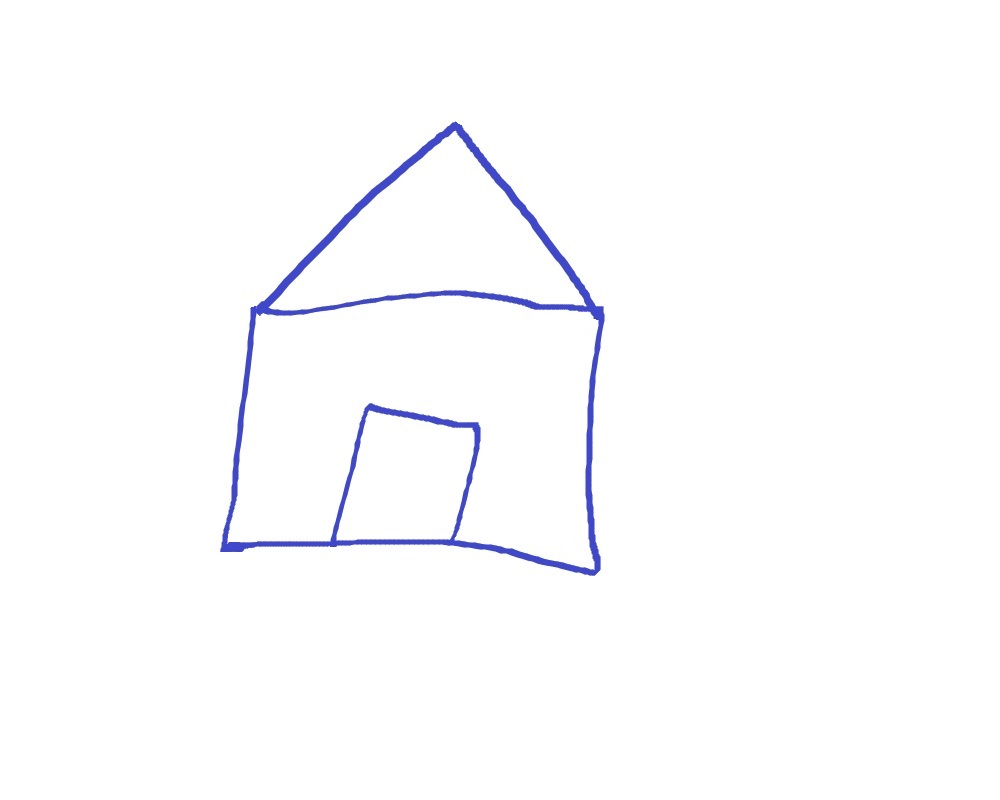
#> input picture images/house.jpg, 1000 x 800 px
$ jupyter execute 'Approximating Contours , Convex hull and Shape Matching.ipynb'
#> lines starting #> are read from the running program, lines starting #| are printed output that depends on the picture; after the words box and inside, x2 and y2 are one past the last pixel; in counts of white or black regions, pixels touching at a corner belong together; long printed decimals are rounded
[cell 1]
import numpy as np
import cv2

[cell 2]
img =cv2.imread('images/house.jpg')
#> img is the input picture: shape (800, 1000, 3); mean B, G, R 253.8, 252.1, 251.9
original_img = img.copy()
cv2.imshow('Original image',img)
cv2.waitKey(0)

gray = cv2.cvtColor(img , cv2.COLOR_BGR2GRAY)
ret , thresh = cv2.threshold(gray,127,255 , cv2.THRESH_BINARY_INV)
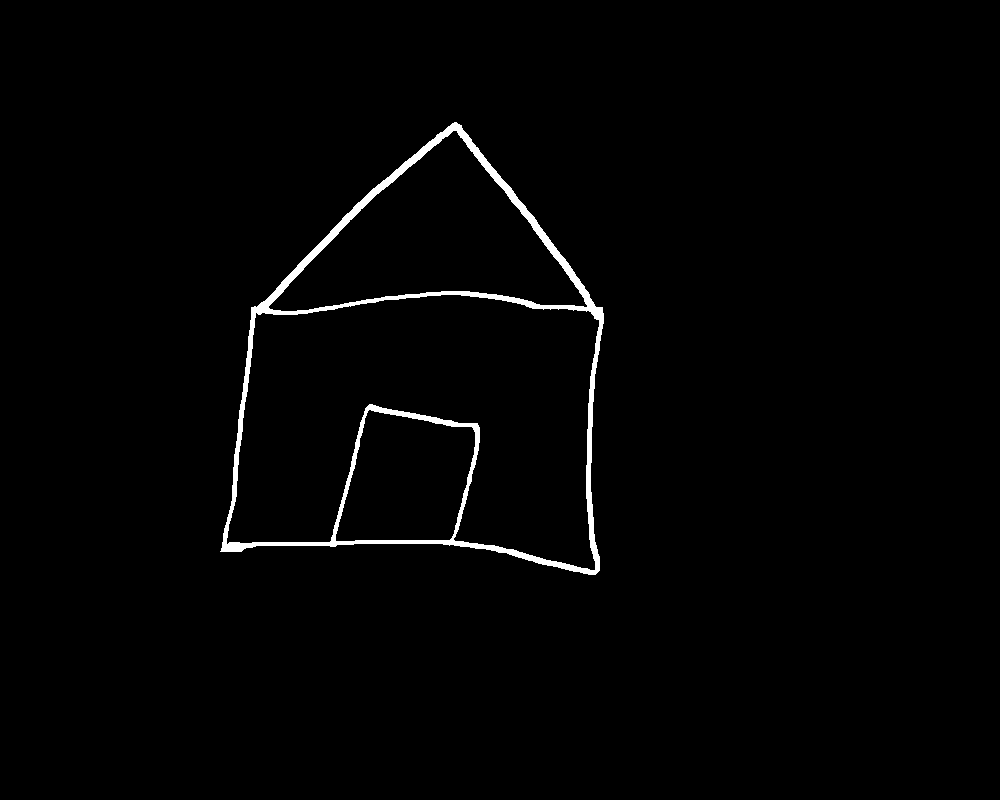
#> thresh: shape (800, 1000); 1.4% white; 1 white region

contours , hierarchy = cv2.findContours(thresh.copy() , cv2.RETR_LIST ,
                           cv2.CHAIN_APPROX_NONE)
#> contours = 4 contours; box (x1, y1, x2, y2) and area: (220, 122, 604, 575) 119856, (226, 294, 600, 571) 68692, (268, 130, 588, 312) 27820, (335, 409, 476, 542) 14092

for c in contours:
    x,y,w,h  = cv2.boundingRect(c)
    cv2.rectangle(original_img , (x,y) , (x+w , y+h) ,(0,255,0) ,2)
    cv2.imshow("Bounding rectangle" , original_img)
#> this loop made 4 passes
#> (x, y, w, h) on passes 1 to 4: (335, 409, 141, 133), (226, 294, 374, 277), (268, 130, 320, 182), (220, 122, 384, 453)
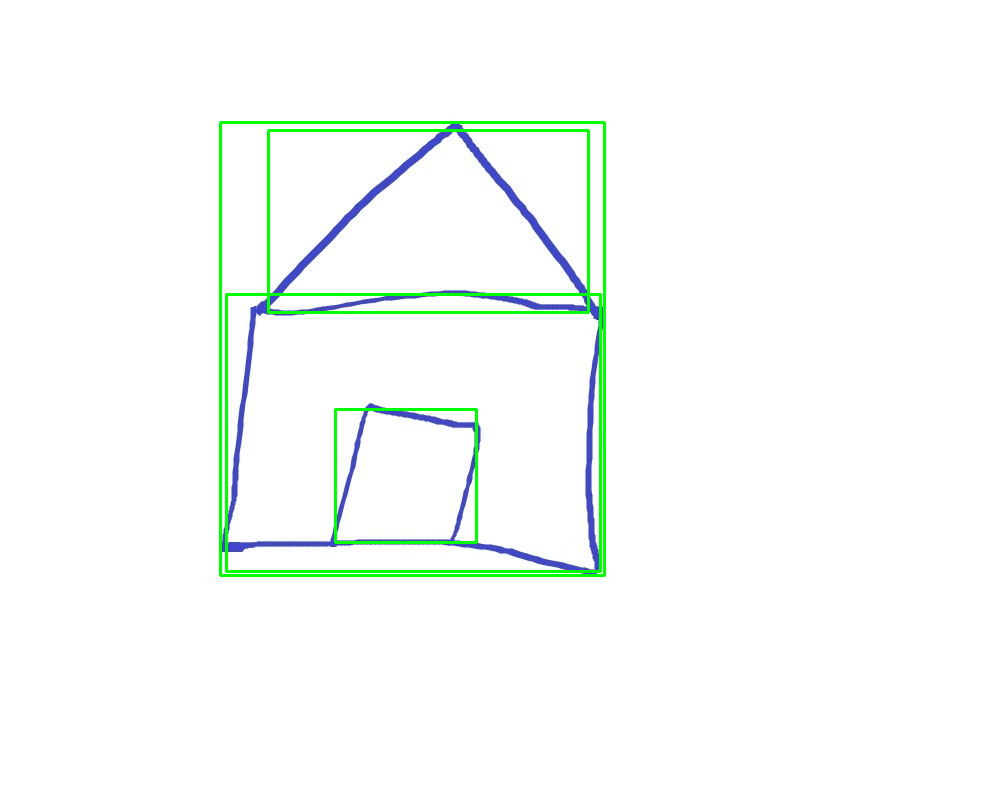
#> original_img: shape (800, 1000, 3); 1.69% of pixels changed, all inside (x1, y1, x2, y2) = (219, 121, 606, 577)
cv2.waitKey(0)

for c in contours:
    accuracy = 0.03*cv2.arcLength(c,True)
    approx = cv2.approxPolyDP(c,accuracy ,True)
    cv2.drawContours(img , [approx] , 0 , (0,255,0),2)
    cv2.imshow("Approx Poly DP" , img)
#> this loop made 4 passes
#> (accuracy, approx) on passes 1, 3: (14.86, [[369, 409], [473, 428], [449, 540], [335, 540]]), (25, [[587, 305], [268, 307], [453, 130]])
#> accuracy on passes 2, 4: 45.94, 43.95
#> img: shape (800, 1000, 3); 1.52% of pixels changed, all inside (x1, y1, x2, y2) = (219, 121, 604, 572)
cv2.waitKey(0)
cv2.destroyAllWindows()

### Convex Hull

[cell 3]
img = cv2.imread('images/hand.jpg')
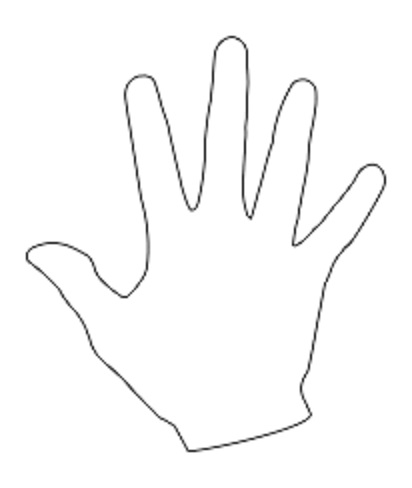
#> input picture images/hand.jpg, 412 x 488 px
#> img is the input picture: shape (488, 412, 3); min 28, max 255, mean 250.3
original_image = img.copy()
gray = cv2.cvtColor(img , cv2.COLOR_BGR2GRAY)
#> gray: shape (488, 412)

cv2.imshow('Original Image' , img)
cv2.waitKey(0)

ret , thresh = cv2.threshold(gray , 176 , 255 , 0)
#> thresh: shape (488, 412); 97.5% white; black in thin lines or dots, all inside (x1, y1, x2, y2) = (26, 36, 386, 452)

contours , hierarchy = cv2.findContours(thresh , cv2.RETR_LIST ,
                                       cv2.CHAIN_APPROX_NONE)
#> contours = 3 contours; box (x1, y1, x2, y2) and area: (0, 0, 412, 488) 200157, (25, 35, 387, 453) 68294, (28, 38, 384, 450) 61403
n =len(contours) -1
#> n = 2
contours = sorted(contours , key =cv2.contourArea , reverse=False)[:n]
#> contours = 2 contours; box (x1, y1, x2, y2) and area: (25, 35, 387, 453) 68294, (28, 38, 384, 450) 61403


for c in contours:
    hull = cv2.convexHull(c)
    cv2.drawContours(img , [hull] , 0 , (0,255,0) ,2)
    cv2.imshow('Convex Hull' ,img)
#> this loop made 2 passes
cv2.waitKey(0)
cv2.destroyAllWindows()

### Shaping Matching

[cell 4]
template_img = cv2.imread('images/4star.jpg',0)
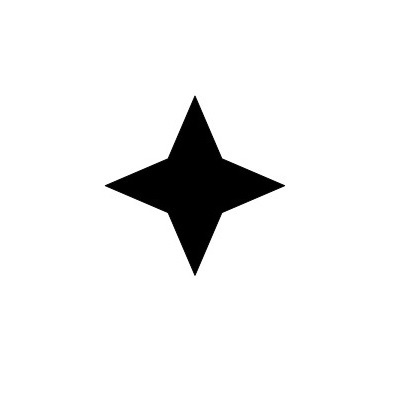
#> input picture images/4star.jpg, 400 x 400 px
#> template_img is the input picture: shape (400, 400); min 0, max 255, mean 239.2
cv2.imshow('Template ',template_img)
cv2.waitKey(0)

target_img = cv2.imread('images/shapestomatch.jpg')
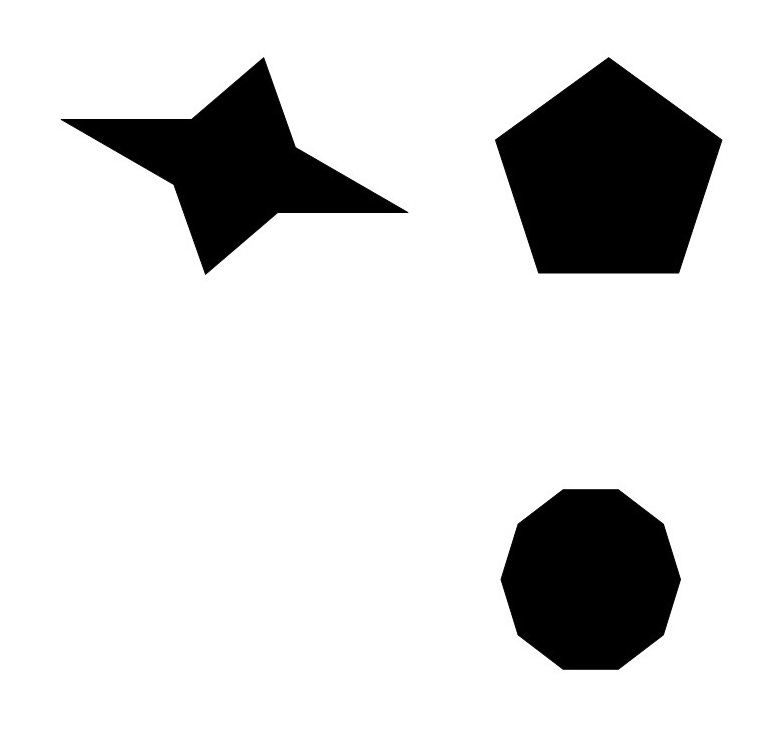
#> input picture images/shapestomatch.jpg, 782 x 752 px
#> target_img is the input picture: shape (752, 782, 3); min 0, max 255, mean 218.7
target_gray = cv2.cvtColor(target_img , cv2.COLOR_BGR2GRAY)

ret , thresh1 = cv2.threshold(template_img, 127, 255 ,0)
#> thresh1: shape (400, 400); 93.8% white; 1 black region, box (x1, y1, x2, y2) and area: (105, 96, 285, 275) 9924
ret , thresh2 = cv2.threshold(target_gray , 127, 255 ,0)
#> thresh2: shape (752, 782); 85.7% white; 3 black regions


contours , hierarchy = cv2.findContours(thresh1 , cv2.RETR_CCOMP ,cv2.CHAIN_APPROX_SIMPLE)
#> contours = 2 contours; box (x1, y1, x2, y2) and area: (0, 0, 400, 400) 159201, (104, 95, 286, 276) 10174

sort_contours = sorted(contours ,key = cv2.contourArea ,reverse= True)
#> sort_contours has the same summary as contours

template_contour = sort_contours[1]
#> template_contour = contour of 430 points, box (x1, y1, x2, y2) (104, 95, 286, 276), area 10174


contours ,hierarchy = cv2.findContours(thresh2,
                                       cv2.RETR_CCOMP,
                                       cv2.CHAIN_APPROX_SIMPLE)
#> contours = 4 contours; box (x1, y1, x2, y2) and area: (0, 0, 782, 752) 586531, (494, 56, 723, 275) 34420, (500, 488, 682, 671) 25449, (60, 56, 409, 276) 25005

for c in contours:
    match = cv2.matchShapes(template_contour , c, 3 ,0.0)
    print(match)
    if match < 0.15:
        closest_contour = c
    else :
        closest_contour = []
#> this loop made 4 passes
#> (match, closest_contour) on pass 1: (0.131, [[0, 0], [0, 751], [781, 751], [781, 0]])
#> match on passes 2 to 4: 0.159, 0.15, 0.0709
#| 0.1308
#| 0.159
#| 0.1499
#| 0.07094
cv2.drawContours(target_img , [closest_contour] , -1,(0,255,0) ,3)
#> target_img: shape (752, 782, 3); 0.69% of pixels changed, all inside (x1, y1, x2, y2) = (58, 54, 411, 278)
cv2.imshow('Output' ,target_img)
cv2.waitKey(0)
cv2.destroyAllWindows()

[cell 5]
image = cv2.imread('images/someshapes.jpg')
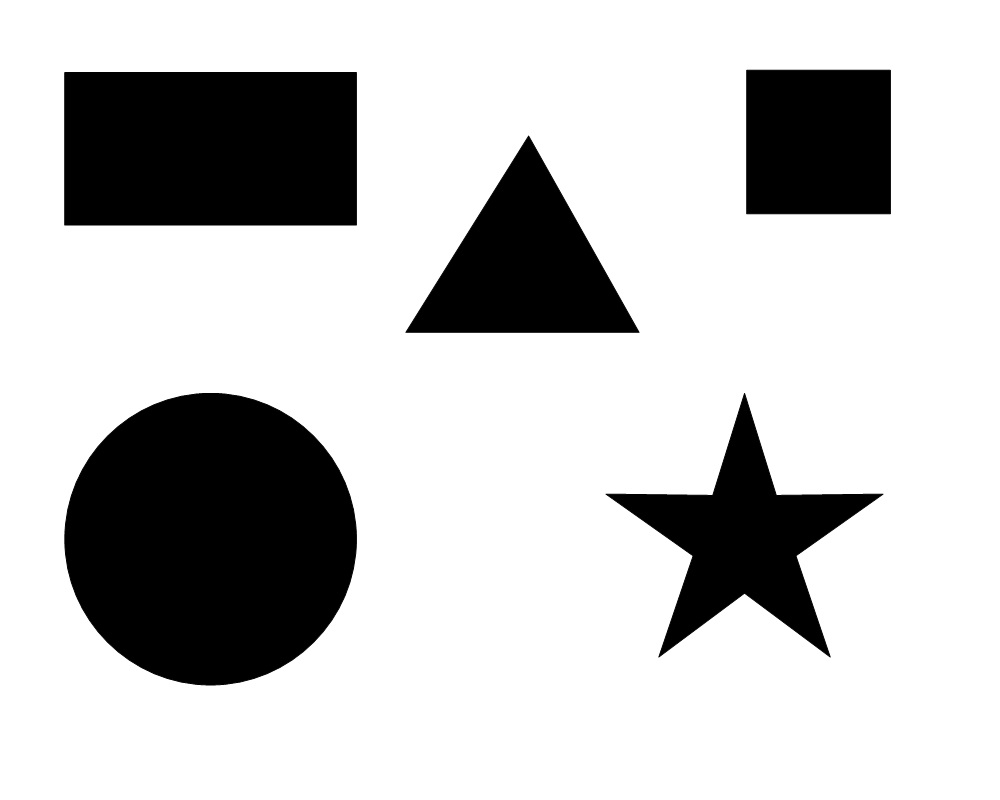
#> input picture images/someshapes.jpg, 1000 x 800 px
#> image is the input picture: shape (800, 1000, 3); min 0, max 255, mean 197.7
gray = cv2.cvtColor(image, cv2.COLOR_BGR2GRAY)
#> gray: shape (800, 1000)

cv2.imshow('Identifying Shapes',image)
cv2.waitKey(0)

ret, thresh = cv2.threshold(gray, 127, 255, 1)
#> thresh: shape (800, 1000); 22.5% white; 5 white regions

# Extract Contours
contours, hierarchy = cv2.findContours(thresh.copy(), cv2.RETR_LIST, cv2.CHAIN_APPROX_NONE)
#> contours = 5 contours; box (x1, y1, x2, y2) and area: (64, 393, 357, 686) 66734, (64, 72, 357, 226) 44669, (606, 393, 883, 657) 23184, (406, 136, 639, 333) 22961, (746, 70, 891, 214) 20592

for cnt in contours:

    # Get approximate polygons
    approx = cv2.approxPolyDP(cnt, 0.01*cv2.arcLength(cnt,True),True)

    if len(approx) == 3:
        shape_name = "Triangle"
        cv2.drawContours(image,[cnt],0,(0,255,0),-1)

        # Find contour center to place text at the center
        M = cv2.moments(cnt)
        cx = int(M['m10'] / M['m00'])
        cy = int(M['m01'] / M['m00'])
        cv2.putText(image, shape_name, (cx-50, cy), cv2.FONT_HERSHEY_SIMPLEX, 1, (0, 0, 0), 1)

    elif len(approx) == 4:
        x,y,w,h = cv2.boundingRect(cnt)
        M = cv2.moments(cnt)
        cx = int(M['m10'] / M['m00'])
        cy = int(M['m01'] / M['m00'])

        # Check to see if 4-side polygon is square or rectangle
        # cv2.boundingRect returns the top left and then width and
        if abs(w-h) <= 3:
            shape_name = "Square"

            # Find contour center to place text at the center
            cv2.drawContours(image, [cnt], 0, (0, 125 ,255), -1)
            cv2.putText(image, shape_name, (cx-50, cy), cv2.FONT_HERSHEY_SIMPLEX, 1, (0, 0, 0), 1)
        else:
            shape_name = "Rectangle"

            # Find contour center to place text at the center
            cv2.drawContours(image, [cnt], 0, (0, 0, 255), -1)
            M = cv2.moments(cnt)
            cx = int(M['m10'] / M['m00'])
            cy = int(M['m01'] / M['m00'])
            cv2.putText(image, shape_name, (cx-50, cy), cv2.FONT_HERSHEY_SIMPLEX, 1, (0, 0, 0), 1)

    elif len(approx) == 10:
        shape_name = "Star"
        cv2.drawContours(image, [cnt], 0, (255, 255, 0), -1)
        M = cv2.moments(cnt)
        cx = int(M['m10'] / M['m00'])
        cy = int(M['m01'] / M['m00'])
        cv2.putText(image, shape_name, (cx-50, cy), cv2.FONT_HERSHEY_SIMPLEX, 1, (0, 0, 0), 1)


    elif len(approx) >= 15:
        shape_name = "Circle"
        cv2.drawContours(image, [cnt], 0, (0, 255, 255), -1)
        M = cv2.moments(cnt)
        cx = int(M['m10'] / M['m00'])
        cy = int(M['m01'] / M['m00'])
        cv2.putText(image, shape_name, (cx-50, cy), cv2.FONT_HERSHEY_SIMPLEX, 1, (0, 0, 0), 1)

    cv2.imshow('Identifying Shapes',image)
    cv2.waitKey(0)
#> this loop made 5 passes
#> (approx, x, y, w, h, shape_name) on passes 4 to 5: ([[64, 72], [64, 224], [356, 224], [356, 72]], 64, 72, 293, 154, 'Rectangle'), ([[746, 70], [746, 213], [890, 213], [890, 70]], 746, 70, 145, 144, 'Square')
#> (approx, shape_name) on pass 3: ([[638, 330], [528, 136], [406, 332]], 'Triangle')
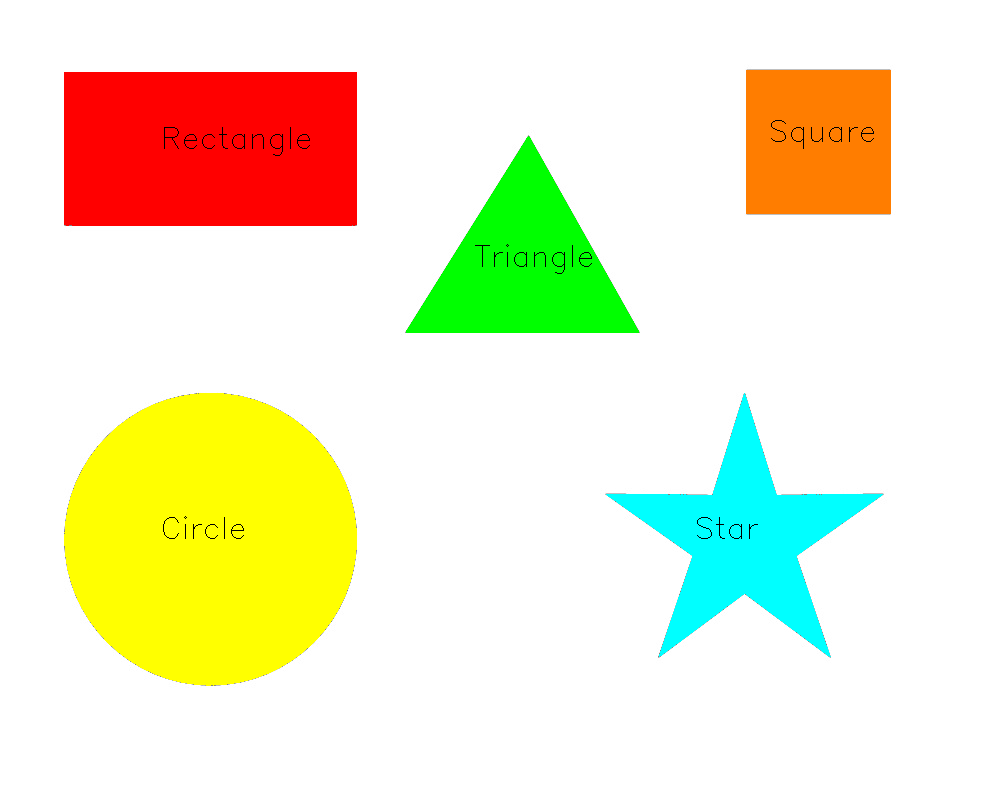
#> image: shape (800, 1000, 3); mean B, G, R 205, 236.9, 239.7

cv2.destroyAllWindows()
